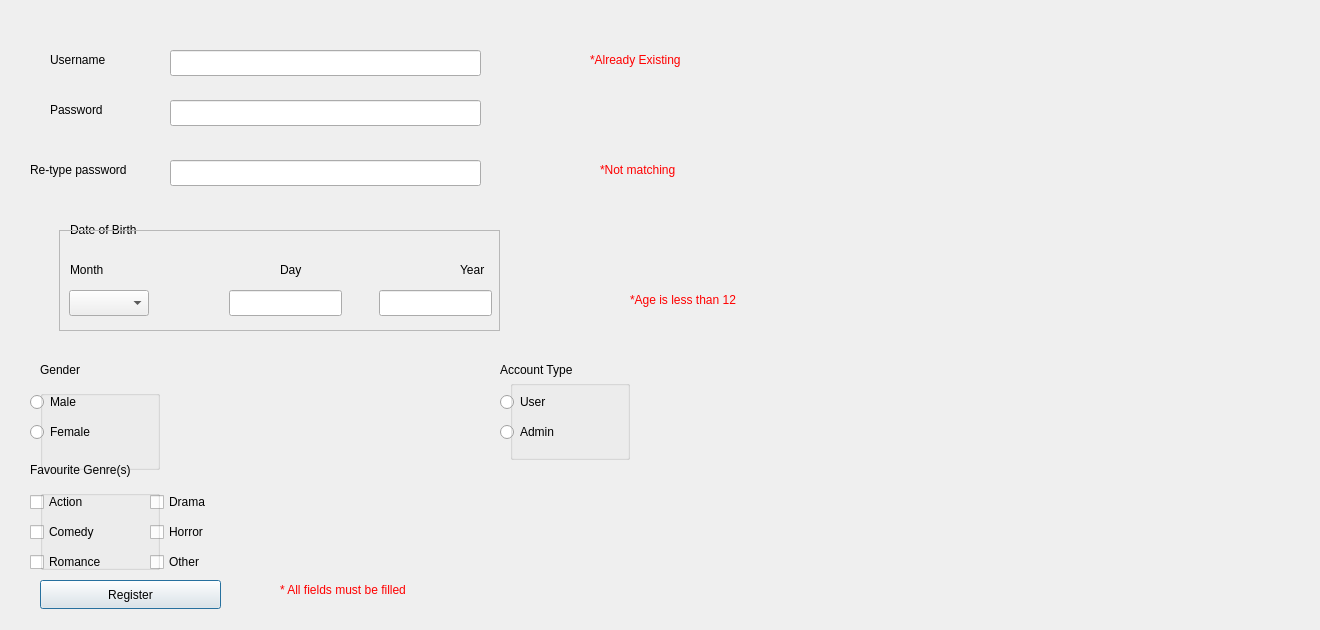
<?xml version="1.0" encoding="UTF-8"?>
<ui version="4.0">
 <class>RegisterWindow</class>
 <widget class="QDialog" name="RegisterWindow">
  <property name="geometry">
   <rect>
    <x>0</x>
    <y>0</y>
    <width>1320</width>
    <height>630</height>
   </rect>
  </property>
  <property name="windowTitle">
   <string>Dialog</string>
  </property>
  <widget class="QLabel" name="label">
   <property name="geometry">
    <rect>
     <x>50</x>
     <y>50</y>
     <width>81</width>
     <height>20</height>
    </rect>
   </property>
   <property name="text">
    <string>Username</string>
   </property>
  </widget>
  <widget class="QLabel" name="label_2">
   <property name="geometry">
    <rect>
     <x>50</x>
     <y>100</y>
     <width>81</width>
     <height>20</height>
    </rect>
   </property>
   <property name="text">
    <string>Password</string>
   </property>
  </widget>
  <widget class="QLineEdit" name="username1">
   <property name="geometry">
    <rect>
     <x>170</x>
     <y>50</y>
     <width>311</width>
     <height>26</height>
    </rect>
   </property>
  </widget>
  <widget class="QLineEdit" name="password1">
   <property name="geometry">
    <rect>
     <x>170</x>
     <y>100</y>
     <width>311</width>
     <height>26</height>
    </rect>
   </property>
   <property name="echoMode">
    <enum>QLineEdit::Password</enum>
   </property>
  </widget>
  <widget class="QLabel" name="message">
   <property name="geometry">
    <rect>
     <x>590</x>
     <y>50</y>
     <width>151</width>
     <height>20</height>
    </rect>
   </property>
   <property name="text">
    <string>&lt;html&gt;&lt;head/&gt;&lt;body&gt;&lt;p&gt;&lt;span style=&quot; color:#ff0000;&quot;&gt;*Already Existing&lt;/span&gt;&lt;/p&gt;&lt;/body&gt;&lt;/html&gt;</string>
   </property>
  </widget>
  <widget class="QLabel" name="label_3">
   <property name="geometry">
    <rect>
     <x>30</x>
     <y>160</y>
     <width>131</width>
     <height>20</height>
    </rect>
   </property>
   <property name="text">
    <string>Re-type password</string>
   </property>
  </widget>
  <widget class="QLineEdit" name="repassword">
   <property name="geometry">
    <rect>
     <x>170</x>
     <y>160</y>
     <width>311</width>
     <height>26</height>
    </rect>
   </property>
   <property name="echoMode">
    <enum>QLineEdit::Password</enum>
   </property>
  </widget>
  <widget class="QLabel" name="message2">
   <property name="geometry">
    <rect>
     <x>600</x>
     <y>160</y>
     <width>121</width>
     <height>20</height>
    </rect>
   </property>
   <property name="text">
    <string>&lt;html&gt;&lt;head/&gt;&lt;body&gt;&lt;p&gt;&lt;span style=&quot; color:#ff0000;&quot;&gt;*Not matching &lt;/span&gt;&lt;/p&gt;&lt;/body&gt;&lt;/html&gt;</string>
   </property>
  </widget>
  <widget class="QLabel" name="label_4">
   <property name="geometry">
    <rect>
     <x>70</x>
     <y>260</y>
     <width>63</width>
     <height>20</height>
    </rect>
   </property>
   <property name="text">
    <string>Month</string>
   </property>
  </widget>
  <widget class="QLabel" name="label_5">
   <property name="geometry">
    <rect>
     <x>280</x>
     <y>260</y>
     <width>63</width>
     <height>20</height>
    </rect>
   </property>
   <property name="text">
    <string>Day</string>
   </property>
  </widget>
  <widget class="QLabel" name="label_6">
   <property name="geometry">
    <rect>
     <x>460</x>
     <y>260</y>
     <width>63</width>
     <height>20</height>
    </rect>
   </property>
   <property name="text">
    <string>Year</string>
   </property>
  </widget>
  <widget class="QLabel" name="label_7">
   <property name="geometry">
    <rect>
     <x>70</x>
     <y>220</y>
     <width>91</width>
     <height>20</height>
    </rect>
   </property>
   <property name="text">
    <string>Date of Birth</string>
   </property>
  </widget>
  <widget class="QFrame" name="frame">
   <property name="geometry">
    <rect>
     <x>59</x>
     <y>230</y>
     <width>441</width>
     <height>101</height>
    </rect>
   </property>
   <property name="frameShape">
    <enum>QFrame::StyledPanel</enum>
   </property>
   <property name="frameShadow">
    <enum>QFrame::Raised</enum>
   </property>
   <widget class="QComboBox" name="monthcombo">
    <property name="geometry">
     <rect>
      <x>10</x>
      <y>60</y>
      <width>80</width>
      <height>26</height>
     </rect>
    </property>
   </widget>
   <widget class="QLineEdit" name="day">
    <property name="geometry">
     <rect>
      <x>170</x>
      <y>60</y>
      <width>113</width>
      <height>26</height>
     </rect>
    </property>
   </widget>
   <widget class="QLineEdit" name="year">
    <property name="geometry">
     <rect>
      <x>320</x>
      <y>60</y>
      <width>113</width>
      <height>26</height>
     </rect>
    </property>
   </widget>
  </widget>
  <widget class="QLabel" name="label_8">
   <property name="geometry">
    <rect>
     <x>40</x>
     <y>360</y>
     <width>71</width>
     <height>20</height>
    </rect>
   </property>
   <property name="text">
    <string>Gender</string>
   </property>
  </widget>
  <widget class="QRadioButton" name="male">
   <property name="geometry">
    <rect>
     <x>30</x>
     <y>390</y>
     <width>110</width>
     <height>24</height>
    </rect>
   </property>
   <property name="text">
    <string>Male</string>
   </property>
  </widget>
  <widget class="QRadioButton" name="female">
   <property name="geometry">
    <rect>
     <x>30</x>
     <y>420</y>
     <width>110</width>
     <height>24</height>
    </rect>
   </property>
   <property name="text">
    <string>Female</string>
   </property>
  </widget>
  <widget class="QLabel" name="label_9">
   <property name="geometry">
    <rect>
     <x>630</x>
     <y>280</y>
     <width>181</width>
     <height>41</height>
    </rect>
   </property>
   <property name="text">
    <string>&lt;html&gt;&lt;head/&gt;&lt;body&gt;&lt;p&gt;&lt;span style=&quot; color:#ff0000;&quot;&gt;*Age is less than 12 &lt;/span&gt;&lt;/p&gt;&lt;/body&gt;&lt;/html&gt;</string>
   </property>
  </widget>
  <widget class="QLabel" name="label_10">
   <property name="geometry">
    <rect>
     <x>500</x>
     <y>360</y>
     <width>111</width>
     <height>20</height>
    </rect>
   </property>
   <property name="text">
    <string>Account Type</string>
   </property>
  </widget>
  <widget class="QRadioButton" name="user">
   <property name="geometry">
    <rect>
     <x>500</x>
     <y>390</y>
     <width>110</width>
     <height>24</height>
    </rect>
   </property>
   <property name="text">
    <string>User</string>
   </property>
  </widget>
  <widget class="QRadioButton" name="admin">
   <property name="geometry">
    <rect>
     <x>500</x>
     <y>420</y>
     <width>110</width>
     <height>24</height>
    </rect>
   </property>
   <property name="text">
    <string>Admin</string>
   </property>
  </widget>
  <widget class="QLabel" name="label_11">
   <property name="geometry">
    <rect>
     <x>30</x>
     <y>460</y>
     <width>141</width>
     <height>20</height>
    </rect>
   </property>
   <property name="text">
    <string>Favourite Genre(s)</string>
   </property>
  </widget>
  <widget class="QCheckBox" name="action">
   <property name="geometry">
    <rect>
     <x>30</x>
     <y>490</y>
     <width>91</width>
     <height>24</height>
    </rect>
   </property>
   <property name="text">
    <string>Action</string>
   </property>
  </widget>
  <widget class="QCheckBox" name="comedy">
   <property name="geometry">
    <rect>
     <x>30</x>
     <y>520</y>
     <width>91</width>
     <height>24</height>
    </rect>
   </property>
   <property name="text">
    <string>Comedy</string>
   </property>
  </widget>
  <widget class="QCheckBox" name="romance">
   <property name="geometry">
    <rect>
     <x>30</x>
     <y>550</y>
     <width>91</width>
     <height>24</height>
    </rect>
   </property>
   <property name="text">
    <string>Romance</string>
   </property>
  </widget>
  <widget class="QCheckBox" name="drama">
   <property name="geometry">
    <rect>
     <x>150</x>
     <y>490</y>
     <width>91</width>
     <height>24</height>
    </rect>
   </property>
   <property name="text">
    <string>Drama</string>
   </property>
  </widget>
  <widget class="QCheckBox" name="horror">
   <property name="geometry">
    <rect>
     <x>150</x>
     <y>520</y>
     <width>91</width>
     <height>24</height>
    </rect>
   </property>
   <property name="text">
    <string>Horror</string>
   </property>
  </widget>
  <widget class="QCheckBox" name="other">
   <property name="geometry">
    <rect>
     <x>150</x>
     <y>550</y>
     <width>91</width>
     <height>24</height>
    </rect>
   </property>
   <property name="text">
    <string>Other</string>
   </property>
  </widget>
  <widget class="QPushButton" name="register_2">
   <property name="geometry">
    <rect>
     <x>40</x>
     <y>580</y>
     <width>181</width>
     <height>29</height>
    </rect>
   </property>
   <property name="text">
    <string>Register</string>
   </property>
  </widget>
  <widget class="QLabel" name="label_12">
   <property name="geometry">
    <rect>
     <x>280</x>
     <y>580</y>
     <width>201</width>
     <height>20</height>
    </rect>
   </property>
   <property name="text">
    <string>&lt;html&gt;&lt;head/&gt;&lt;body&gt;&lt;p&gt;&lt;span style=&quot; color:#ff0000;&quot;&gt;* All fields must be filled &lt;/span&gt;&lt;/p&gt;&lt;/body&gt;&lt;/html&gt;</string>
   </property>
  </widget>
  <widget class="QGroupBox" name="gender">
   <property name="geometry">
    <rect>
     <x>40</x>
     <y>390</y>
     <width>120</width>
     <height>80</height>
    </rect>
   </property>
   <property name="title">
    <string/>
   </property>
  </widget>
  <widget class="QGroupBox" name="account">
   <property name="geometry">
    <rect>
     <x>510</x>
     <y>380</y>
     <width>120</width>
     <height>80</height>
    </rect>
   </property>
   <property name="title">
    <string/>
   </property>
  </widget>
  <widget class="QGroupBox" name="genrebox">
   <property name="geometry">
    <rect>
     <x>40</x>
     <y>490</y>
     <width>120</width>
     <height>80</height>
    </rect>
   </property>
   <property name="title">
    <string/>
   </property>
  </widget>
 </widget>
 <resources/>
 <connections/>
</ui>
